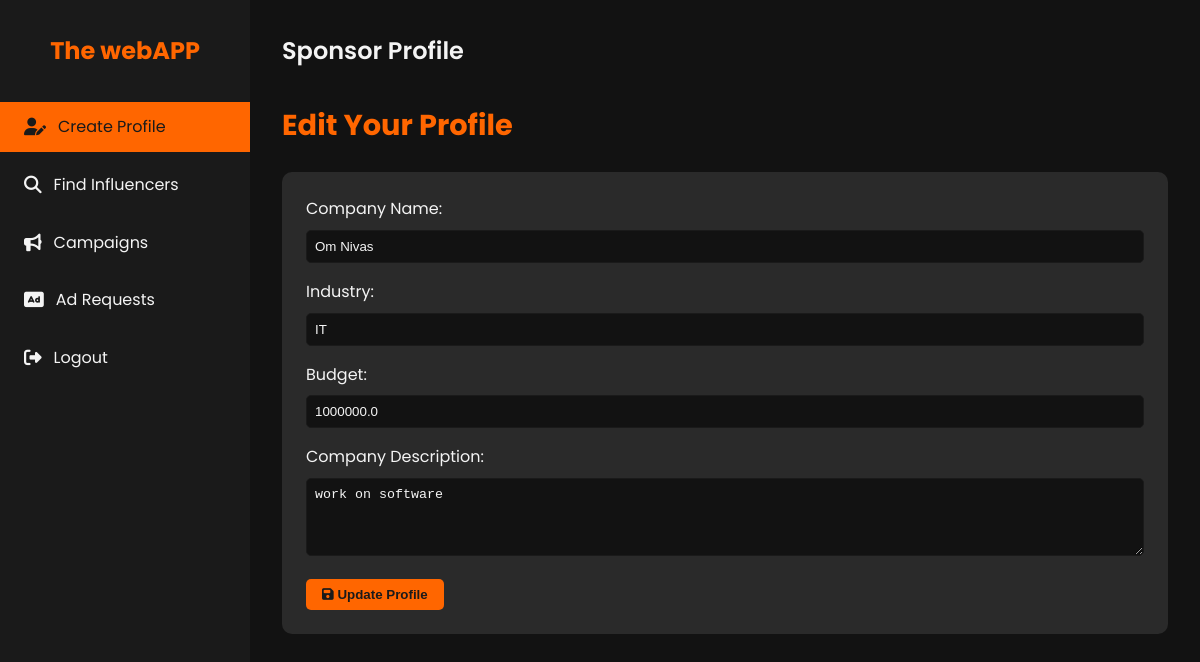
The page /sponsor/profile (signed in) on the database its author committed.
### models.py (models this page shows, shortened)
class Sponsor(db.Model):
    id = db.Column(db.Integer, primary_key=True)
    user_id = db.Column(db.Integer, db.ForeignKey('user.id'), nullable=False)
    company_name = db.Column(db.String(120))
    email = db.Column(db.String(120), nullable=False)  # Add this line
    industry = db.Column(db.String(120))
    budget = db.Column(db.Float)
    description = db.Column(db.Text)
    is_flagged = db.Column(db.Boolean, default=False)
    user = db.relationship('User', back_populates='sponsor')

### app.py (the view, shortened to what this page needs)
    @app.route('/sponsor/profile', methods=['GET', 'POST'])
    @login_required
    @sponsor_required
    def sponsor_profile():
        sponsor = Sponsor.query.filter_by(user_id=current_user.id).first()
        if not sponsor:
            flash('Sponsor profile not found.', 'error')
            return redirect(url_for('home'))
        return render_template('sponsor_profile.html', sponsor=sponsor)

### templates/sponsor_profile.html (shortened to what this page needs)
<!DOCTYPE html>
<html lang="en">
<head>
    <link rel="stylesheet" href="https://cdnjs.cloudflare.com/ajax/libs/font-awesome/6.1.1/css/all.min.css">
</head>
<body>
    <div class="dashboard">
        <aside class="sidebar">
            <div class="logo">
                <h1>The webAPP</h1>
            </div>
            <nav>
                <ul class="nav-menu">
                    <li class="nav-item">
                        <a href="{{ url_for('sponsor_profile') }}" class="nav-link active">
                            <i class="fas fa-user-edit"></i> Create Profile
                        </a>
                    </li>
                    <li class="nav-item">
                        <a href="{{ url_for('search_influencers') }}" class="nav-link">
                            <i class="fas fa-search"></i> Find Influencers
                        </a>
                    </li>
                    <li class="nav-item">
                        <a href="{{ url_for('campaigns_list') }}" class="nav-link">
                            <i class="fas fa-bullhorn"></i> Campaigns
                        </a>
                    </li>
                    <li class="nav-item">
                        <a href="{{ url_for('create_ad_request') }}" class="nav-link">
                            <i class="fas fa-ad"></i> Ad Requests
                        </a>
                    </li>
                    <li class="nav-item">
                        <a href="{{ url_for('logout') }}" class="nav-link">
                            <i class="fas fa-sign-out-alt"></i> Logout
                        </a>
                    </li>
                </ul>
            </nav>
        </aside>
        <main class="main-content">
            <header class="header">
                <h1 class="welcome-text">Sponsor Profile</h1>
            </header>
            <section>
                <h2 class="section-title">Edit Your Profile</h2>
                <form action="{{ url_for('sponsor_profile') }}" method="post" class="profile-form">
                    <div class="form-group">
                        <label for="company_name">Company Name:</label>
                        <input type="text" id="company_name" name="company_name" class="form-control" value="{{ sponsor.company_name or '' }}">
                    </div>
                    <div class="form-group">
                        <label for="industry">Industry:</label>
                        <input type="text" id="industry" name="industry" class="form-control" value="{{ sponsor.industry or '' }}">
                    </div>
                    <div class="form-group">
                        <label for="budget">Budget:</label>
                        <input type="number" id="budget" name="budget" step="0.01" class="form-control" value="{{ sponsor.budget or '' }}">
                    </div>
                    <div class="form-group">
                        <label for="description">Company Description:</label>
                        <textarea id="description" name="description" rows="4" class="form-control">{{ sponsor.description or '' }}</textarea>
                    </div>
                    <button type="submit" class="btn">
                        <i class="fas fa-save"></i> Update Profile
                    </button>
                </form>
            </section>
        </main>
    </div>
</body>
</html>

### templates/sponsor_profile.html (style rules this page uses)
:root { --primary-color: #1a1a1a; --secondary-color: #ff6600; --text-color: #f4f4f4; --bg-color: #121212; --card-bg-color: #2a2a2a; --hover-color: #ff8533; }
* { margin: 0; padding: 0; box-sizing: border-box; }
body { font-family: 'Poppins', sans-serif; line-height: 1.6; color: var(--text-color); background-color: var(--bg-color); }
.dashboard { display: flex; min-height: 100vh; }
.sidebar { width: 250px; background-color: var(--primary-color); padding: 2rem 0; position: fixed; height: 100vh; overflow-y: auto; }
.logo { text-align: center; margin-bottom: 2rem; }
.logo h1 { color: var(--secondary-color); font-size: 1.5rem; }
.nav-menu { list-style-type: none; }
.nav-item { margin-bottom: 0.5rem; }
.nav-link { display: flex; align-items: center; padding: 0.75rem 1.5rem; color: var(--text-color); text-decoration: none; transition: all 0.3s ease; }
.nav-link:hover, .nav-link.active { background-color: var(--secondary-color); color: var(--primary-color); }
.nav-link i { margin-right: 0.75rem; font-size: 1.1rem; }
.main-content { flex-grow: 1; margin-left: 250px; padding: 2rem; }
.header { display: flex; justify-content: space-between; align-items: center; margin-bottom: 2rem; }
.welcome-text { font-size: 1.5rem; font-weight: 600; }
.btn { background-color: var(--secondary-color); color: var(--primary-color); padding: 0.5rem 1rem; border: none; border-radius: 5px; cursor: pointer; font-weight: 600; transition: all 0.3s ease; text-decoration: none; display: inline-block; }
.section-title { margin-bottom: 1.5rem; font-size: 1.8rem; color: var(--secondary-color); }
.profile-form { background-color: var(--card-bg-color); border-radius: 10px; padding: 1.5rem; }
.form-group { margin-bottom: 1rem; }
.form-group label { display: block; margin-bottom: 0.5rem; }
.form-control { width: 100%; padding: 0.5rem; border: 1px solid var(--primary-color); border-radius: 5px; background-color: var(--bg-color); color: var(--text-color); }

### rows shown on the page
Sponsor: company_name "Om Nivas", industry "IT", budget "1000000.0", description "work on software"
